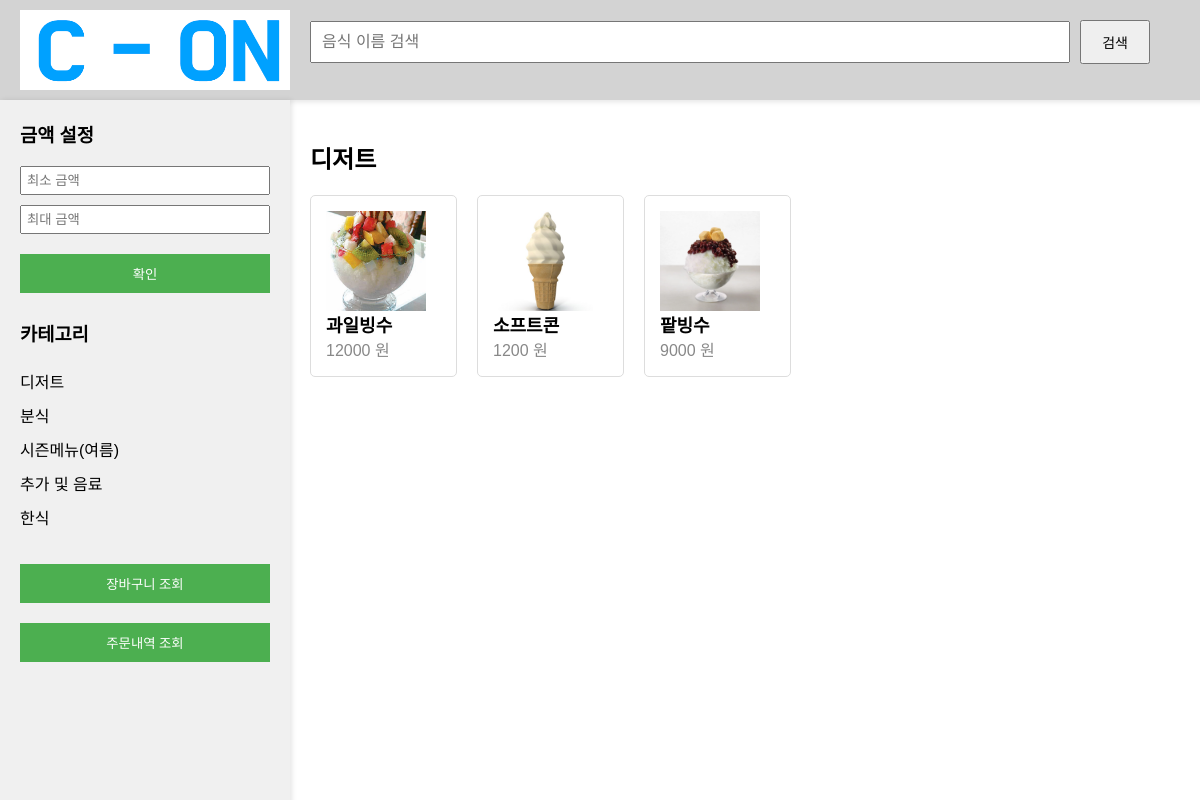
Screenshot of /get_foods.php?category=디저트 with the database file from the repository.
### tables this page shows
CREATE TABLE Category (
    categoryName VARCHAR(100),
    noOfFoods INT NOT NULL,
    PRIMARY KEY (categoryName)
);

CREATE TABLE Food (
    foodName VARCHAR(100),
    price INT NOT NULL,
    PRIMARY KEY (foodName)
);

### get_foods.php (the view, shortened to what this page needs)
<?php
include './db_connect.php';
$category_sql = "SELECT * FROM category;";
$result_categories = $conn->query($category_sql);
$image_map = [
	'팥빙수' => 'red_been.png',
	'과일빙수' => 'fruit_ice.png',
	'소프트콘' => 'softcon.png',
	'김밥' => 'riceroll.png',
	'냉면' => 'cold_noodle.png',
	'떡볶이' => 'tteokbokki.png',
	'라볶이' => 'rabokki.png',
	'우동' => 'udong.png',
	'치즈떡볶이' => 'cheeze_tteokbokki.png',
	'치즈라볶이' => 'cheeze_rabokki.png',
	'공기밥' => 'rice.png',
	'맥주' => 'beer.png',
	'사이다' => 'between.png',
	'소주' => 'soju.png',
	'콜라' => 'coke.png',
	'김치찌개' => 'kimchi_soup.png',
	'돈까스' => 'fried_pork.png',
	'된장찌개' => 'soybeen_soup.png',
	'부대찌개' => 'Budaejjigae.png',
	'순두부찌개' => 'Tofu_Stew.png',
];
?>
<!DOCTYPE html>
<html lang="en">
<head>
		<link rel="stylesheet" href="../style/mainpage.css">
</head>
<body>
    <div class="top-container">
				<a href="./page/main.php">
					<img src="./images/logo.png" alt="Profile Picture">
				</a>
        <div class="search-bar">
						<form id="search-form" action="../search_results.php" method="get">
                <input type="text" name="search" placeholder="음식 이름 검색">
                <button type="submit">검색</button>
            </form>
				</div>
    </div>
    <div class="main-container">
        <div class="left-container">
            <div>
                <h3>금액 설정</h3>
								<form id="select-price" action="../search_price.php" method="get">
									<input type="number" name="min_price" placeholder="최소 금액">
									<input type="number" name="max_price" placeholder="최대 금액">
									<button>확인</button>
								</form>
            </div>
            <div class="category-section">
                <h3>카테고리</h3>
                <ul>
                    <?php
                    if ($result_categories->num_rows > 0) {
                        while ($category = $result_categories->fetch_assoc()) {
                            echo '<li><a href="#" onclick="nevigateToCategory(\'' . $category['categoryName'] . '\')">' . $category['categoryName'] . '</a></li>';
                        }
                    } else {
                        echo "<li>카테고리가 없습니다.</li>";
                    }
                    ?>
                </ul>
            </div>
            <div>
                <button>장바구니 조회</button>
                <button>주문내역 조회</button>
            </div>
        </div>
        <div class="main-content">
						<?php
            $category_name = $_GET['category'];
            echo "<h2>" . $category_name . "</h2>";
            $food_sql = "SELECT food.foodname, food.price
                         FROM food JOIN contain ON food.foodname = contain.foodname
                         WHERE contain.categoryname = '$category_name'";
            $result_foods = $conn->query($food_sql);
            if ($result_foods->num_rows > 0) {
							echo "<div class='food-list'>";
              while ($food = $result_foods->fetch_assoc()) {
								$foodname = $food['foodname'];
								$foodprice = $food['price'];
								$foodimage = isset($image_map[$foodname]) ? $image_map[$foodname] : 'default.png';
								echo "<div class='food-card'>";
                echo "<img src='../images/$foodimage' alt='$foodname'>";
								echo "<div class='food-details'>";
                echo "<div class='food-name'>$foodname</div>";
                echo "<div class='food-price'>$foodprice 원</div>";
                echo "</div>";
                echo "</div>";
              }
              echo "</div>";
            } else {
                echo "<p>이 카테고리에 속한 음식이 없습니다.</p>";
            }
            ?>
        </div>
    </div>
</body>
</html>

### style/mainpage.css (style rules this page uses)
body { margin: 0; font-family: Arial, sans-serif; height: 100vh; display: flex; flex-direction: column; }
.top-container { display: flex; align-items: center; justify-content: space-between; width: 100%; height: 100px; background-color: #d3d3d3; padding: 0 20px; box-shadow: 0 2px 5px rgba(0,0,0,0.1); position: fixed; }
.top-container img { height: 80px; width: 270px; }
.search-bar { display: flex; align-items: center; flex-grow: 1; margin: 0 20px; }
.search-bar form { display: flex; align-items: center; width: 100%; }
.search-bar input { width: 80%; flex-grow: 1; padding: 10px; font-size: 16px; }
.search-bar button { margin-left: 10px; padding: 10px 20px; font-size: 14px; cursor: pointer; }
.main-container { display: flex; flex-grow: 1; }
.left-container { width: 250px; height: 100%; background-color: #f0f0f0; padding: 20px; box-shadow: 2px 0 5px rgba(0,0,0,0.1); position: fixed; flex-direction: column; justify-content: space-between; margin-top: 100px; }
.left-container h3 { margin-top: 0; }
.left-container input { width: 100%; padding: 5px; margin-bottom: 10px; box-sizing: border-box; }
.left-container .category-section { margin-bottom: 20px; }
.left-container button { width: 100%; padding: 10px; margin: 10px 0; background-color: #4CAF50; color: white; border: none; cursor: pointer; }
.left-container ul { list-style-type: none; padding: 0; }
.left-container ul li { padding: 5px 0; }
.left-container ul li a { text-decoration: none; color: #000; cursor: pointer; }
.main-content { flex-grow: 1; padding: 20px; margin-left: 290px; margin-top: 100px; }
.food-list { display: flex; flex-wrap: wrap; gap: 20px; }
.food-card { border: 1px solid #ddd; border-radius: 5px; padding: 15px; margin-bottom: 15px; align-items: center; }
.food-card img { width: 100px; height: 100px; margin-right: 15px; }
.food-card .food-details { display: flex; flex-direction: column; }
.food-card .food-details .food-name { font-size: 18px; font-weight: bold; }
.food-card .food-details .food-price { font-size: 16px; color: #888; }

### rows the page displays
category: categoryName "디저트"
category: categoryName "분식"
category: categoryName "시즌메뉴(여름)"
category: categoryName "추가 및 음료"
category: categoryName "한식"
food: shows a picture, foodName "과일빙수", price "12000"
food: shows a picture, foodName "소프트콘", price "1200"
food: shows a picture, foodName "팥빙수", price "9000"

### other values shown
$category_name "디저트"
